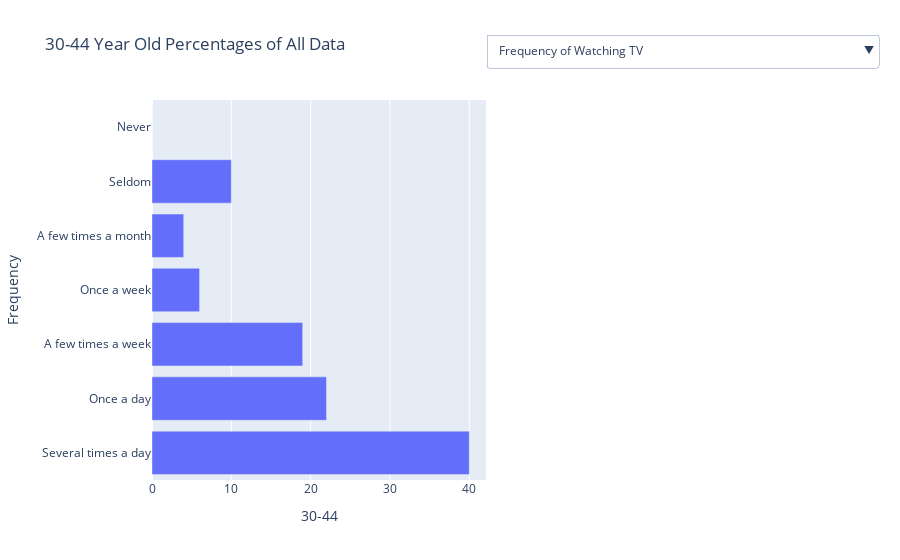

Source (notebook cell):
### Code cell
fig5 = px.bar(ygfreqtv_df, x = '30-44', y = 'Frequency', title = "30-44 Year Old Percentages of All Data")
button1 = {'method': 'update',
          'label': 'Frequency of Watching TV'    ,
          'args': [
              {'y': [ygfreqtv_df['Frequency']]   },
              { 'yaxis.title': 'Frequency'  },
              ]
          } 
button2 = {'method': 'update',
          'label': 'Cable Subscription'    ,
          'args': [
              {'y': [ygcabsub_df['Responses']]   },
              { 'yaxis.title': 'Responses'  },
              ]
          } 
button3 = {'method': 'update',
          'label': 'Uses Streaming'    ,
          'args': [
              {'y': [ygstreamuse_df['Responses']]   },
              { 'yaxis.title': 'Responses'  },
              ]
          } 
button4 = {'method': 'update',
          'label': 'TV Genres Enjoyed'    ,
          'args': [
              {'y': [ygtvgen_df['Preference']]   },
              { 'yaxis.title': 'Preference'  },
              ]
          } 
button5 = {'method': 'update',
          'label': 'Frequency of Watching TV with No Sound'    ,
          'args': [
              {'y': [ygtvnosound_df['Frequency']]   },
              { 'yaxis.title': 'Frequency'  },
              ]
          } 
button6 = {'method': 'update',
          'label': 'Watching TV with Subtitles in Native Language'    ,
          'args': [
              {'y': [ygtvsubnat_df['Preference']]   },
              { 'yaxis.title': 'Preference'  },
              ]
          }
button7 = {'method': 'update',
          'label': 'Reasons for Using Subtitles'    ,
          'args': [
              {'y': [ygsubreason_df['Responses']]   },
              { 'yaxis.title': 'Responses'  },
              ]
          }
button8 = {'method': 'update',
          'label': 'Frequency of Watching TV with Subtitles'    ,
          'args': [
              {'y': [ygtvfrqsub_df['Frequency']]   },
              { 'yaxis.title': 'Frequency'  },
              ]
          }
button9 = {'method': 'update',
          'label': 'Reasons for Not Using Subtitles'    ,
          'args': [
              {'y': [ygnosubreason_df['Responses']]   },
              { 'yaxis.title': 'Responses'  },
              ]
          }
button10 = {'method': 'update',
          'label': 'Frequency of Watching TV with Subtitles'    ,
          'args': [
              {'y': [ygsubdub_df['Preference']]   },
              { 'yaxis.title': 'Preference for Dub or Sub for Watching TV in a Foreign Language'  },
              ]
          }
button11 = {'method': 'update',
          'label': 'Like TV or Movies More'    ,
          'args': [
              {'y': [ygliketvmov_df['Preference']]   },
              { 'yaxis.title': 'Like TV or Movies More'  },
              ]
          }
button12 = {'method': 'update',
          'label': 'Satisfaction with Streaming Interface'    ,
          'args': [
              {'y': [ygstreamface_df['Satisfaction']]   },
              { 'yaxis.title': 'Satisfaction'  },
              ]
          }
button13 = {'method': 'update',
          'label': 'Speed Watching Option'    ,
          'args': [
              {'y': [ygoptspeed_df['Responses']]   },
              { 'yaxis.title': 'Speed Watching Option'  },
              ]
          }
button14 = {'method': 'update',
          'label': 'Would you try Speed Watching?'    ,
          'args': [
              {'y': [ygspeedwatch_df['Experiences']]   },
              { 'yaxis.title': 'Would you try Speed Watching?'  },
              ]
          }
button15 = {'method': 'update',
          'label': 'Likelihood of New Content Being Produced in Foreign Country'    ,
          'args': [
              {'y': [ygchangescountry_df['Likelihood']]   },
              { 'yaxis.title': 'Likelihood of New Content Being Produced in Foreign Country'  },
              ]
          }
button16 = {'method': 'update',
          'label': 'Likelihood of New Content Being Produced in Foreign Language'    ,
          'args': [
              {'y': [ygchangeslang_df['Likelihood']]   },
              { 'yaxis.title': 'Likelihood of New Content Being Produced in Foreign Language'  },
              ]
          }
button17 = {'method': 'update',
          'label': 'Preferences of TV Attributes'    ,
          'args': [
              {'y': [ygtvprefs_df['Preference']]   },
              { 'yaxis.title': 'Preferences of TV Attributes'  },
              ]
          }
button18 = {'method': 'update',
          'label': 'Number of Languages Spoken Fluently'    ,
          'args': [
              {'y': [ygfluent_df['Number of Languages']]   },
              { 'yaxis.title': 'Number of Languages Sppoken Fluently'  },
              ]
          }

fig5.update_layout(
    updatemenus=[{
        'type': 'dropdown',
        'direction': "down",
        'pad': {"r": 10, "t": 10},
        'showactive': True,
        'x': 1,
        'xanchor': "left",
        'y': 1.2,
        'yanchor': "top",
        'buttons': [button1, button2, button3, button4, button5, button6, button7, button8, button9, button10, button11, button12, button13, button14, button15, button16, button17, button18],
    }]
)
fig5.show()

### Figure 1 — Plotly figure (JSON) as saved in the notebook; plotly's stock layout.template omitted (floating-point values rounded to 4 significant figures)
{"data": [{"alignmentgroup": "True", "hovertemplate": "30-44=%{x}<br>Frequency=%{y}<extra></extra>", "legendgroup": "", "marker": {"color": "#636efa", "pattern": {"shape": ""}}, "name": "", "offsetgroup": "", "orientation": "h", "showlegend": false, "textposition": "auto", "type": "bar", "x": [40, 22, 19, 6, 4, 10, 0], "xaxis": "x", "y": ["Several times a day", "Once a day", "A few times a week", "Once a week", "A few times a month", "Seldom", "Never"], "yaxis": "y"}], "layout": {"autosize": true, "barmode": "relative", "legend": {"tracegroupgap": 0}, "title": {"text": "30-44 Year Old Percentages of All Data"}, "updatemenus": [{"buttons": [{"args": [{"y": [["Several times a day", "Once a day", "A few times a week", "Once a week", "A few times a month", "Seldom", "Never"]]}, {"yaxis.title": "Frequency"}], "label": "Frequency of Watching TV", "method": "update"}, {"args": [{"y": [["Yes", "No"]]}, {"yaxis.title": "Responses"}], "label": "Cable Subscription", "method": "update"}, {"args": [{"y": [["Yes", "No"]]}, {"yaxis.title": "Responses"}], "label": "Uses Streaming", "method": "update"}, {"args": [{"y": [["Comedy", "Drama", "Action", "Science fiction", "Fantasy", "Crime", "Documentary", "Reality", "Foreign", "None of the above"]]}, {"yaxis.title": "Preference"}], "label": "TV Genres Enjoyed", "method": "update"}, {"args": [{"y": [["Always", "Most of the time", "Sometimes", "Rarely", "Never", "Not asked - Doesn't watch TV"]]}, {"yaxis.title": "Frequency"}], "label": "Frequency of Watching TV with No Sound", "method": "update"}, {"args": [{"y": [["Subtitles on", "Subtitles off", "Not sure", "Not asked - Doesn't watch TV"]]}, {"yaxis.title": "Preference"}], "label": "Watching TV with Subtitles in Native Language", "method": "update"}, {"args": [{"y": [["Hearing difficulties", "Learning a new language", "Enhanced comprehension", "Sound sensitivity", "Helps to understand accents", "In a noisy environment", "To avoid disturbing others", "Appreciation of dialogue", "Preference of fellow viewers", "To enable multitasking", "Other reason", "Not asked - never uses subtitles", "Not asked - doesn't watch TV"]]}, {"yaxis.title": "Responses"}], "label": "Reasons for Using Subtitles", "method": "update"}, {"args": [{"y": [["Always", "Most of the time", "Sometimes", "Rarely", "Never", "Not asked - Doesn't watch TV"]]}, {"yaxis.title": "Frequency"}], "label": "Frequency of Watching TV with Subtitles", "method": "update"}, {"args": [{"y": [["They are distracting", "They are unnecessary", "Preference for listening", "They move too fast or too slow", "They are inconvenient to turn on", "They don't match the words spoken", "They don't match the pace of the dialogue", "They clutter the screen", "Preferences of fellow viewers", "Other Reason", "Not asked - Always uses subtitles", "Not asked - Doesn't watch TV"]]}, {"yaxis.title": "Responses"}], "label": "Reasons for Not Using Subtitles", "method": "update"}, {"args": [{"y": [["Reading subtitles", "Listening to dubbed audio", "I only watch TV in languages I know", "Not asked - Doesn't watch TV", "Don't know"]]}, {"yaxis.title": "Preference for Dub or Sub for Watching TV in a Foreign Language"}], "label": "Frequency of Watching TV with Subtitles", "method": "update"}, {"args": [{"y": [["TV Shows", "Movies", "Neither", "Not Sure"]]}, {"yaxis.title": "Like TV or Movies More"}], "label": "Like TV or Movies More", "method": "update"}, {"args": [{"y": [["Very satisfied", "Somewhat satisfied", "Somewhat dissatisfied", "Very dissatisfied", "Not sure"]]}, {"yaxis.title": "Satisfaction"}], "label": "Satisfaction with Streaming Interface", "method": "update"}, {"args": [{"y": [["Yes", "No", "Not asked - Doesn't watch TV"]]}, {"yaxis.title": "Speed Watching Option"}], "label": "Speed Watching Option", "method": "update"}, {"args": [{"y": [["Yes", "No but I might be interested in trying", "No, and I would not be interested in trying", "Not sure", "Not asked - Doesn't watch TV"]]}, {"yaxis.title": "Would you try Speed Watching?"}], "label": "Would you try Speed Watching?", "method": "update"}, {"args": [{"y": [["More likely", "Less likely", "No difference", "Not sure", "Not asked - Doesn't watch TV"]]}, {"yaxis.title": "Likelihood of New Content Being Produced in Foreign Country"}], "label": "Likelihood of New Content Being Produced in Foreign Country", "method": "update"}, {"args": [{"y": [["More likely", "Less likely", "No difference", "Not sure", "Not asked - Doesn't watch TV"]]}, {"yaxis.title": "Likelihood of New Content Being Produced in Foreign Language"}], "label": "Likelihood of New Content Being Produced in Foreign Language", "method": "update"}, {"args": [{"y": [["Created for niche audiences", "Contains original ideas", "Features diverse stories and casts", "Contains offensive content", "Contains nudity or violence", "Is produced in foreign countries", "Contains foreign languages", "Contains morally complex characters", "None of the above", "Not asked - Doesn't watch TV"]]}, {"yaxis.title": "Preferences of TV Attributes"}], "label": "Preferences of TV Attributes", "method": "update"}, {"args": [{"y": [["One", "Two", "Three", "Four or more"]]}, {"yaxis.title": "Number of Languages Sppoken Fluently"}], "label": "Number of Languages Spoken Fluently", "method": "update"}], "direction": "down", "pad": {"r": 10, "t": 10}, "showactive": true, "type": "dropdown", "x": 1, "xanchor": "left", "y": 1.2, "yanchor": "top"}], "xaxis": {"anchor": "y", "autorange": true, "domain": [0, 1], "range": [0, 42.11], "title": {"text": "30-44"}, "type": "linear"}, "yaxis": {"anchor": "x", "autorange": true, "domain": [0, 1], "range": [-0.5, 6.5], "title": {"text": "Frequency"}, "type": "category"}}}
